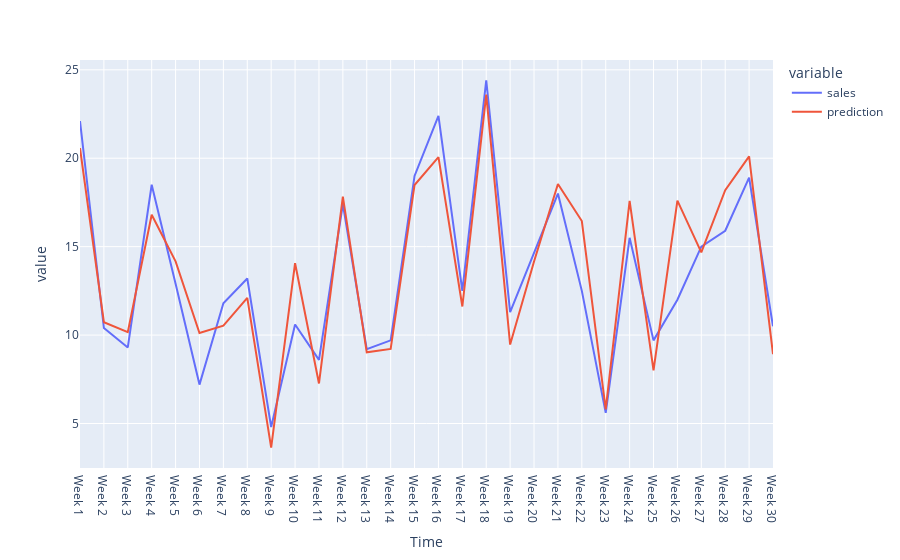

The cell this chart's notebook holds for it:
### Code cell
#Visulaizing actual vs predicted
df['prediction']= model.predict(X)

fig = px.line(df, x='Time', y=['sales', 'prediction'])
fig.show()

### Figure 1 — Plotly figure (JSON) as saved in the notebook; plotly's stock layout.template omitted (floating-point values rounded to 4 significant figures)
{"data": [{"hovertemplate": "variable=sales<br>Time=%{x}<br>value=%{y}<extra></extra>", "legendgroup": "sales", "line": {"color": "#636efa", "dash": "solid"}, "marker": {"symbol": "circle"}, "mode": "lines", "name": "sales", "orientation": "v", "showlegend": true, "type": "scatter", "x": ["Week 1", "Week 2", "Week 3", "Week 4", "Week 5", "Week 6", "Week 7", "Week 8", "Week 9", "Week 10", "Week 11", "Week 12", "Week 13", "Week 14", "Week 15", "Week 16", "Week 17", "Week 18", "Week 19", "Week 20", "Week 21", "Week 22", "Week 23", "Week 24", "Week 25", "Week 26", "Week 27", "Week 28", "Week 29", "Week 30"], "xaxis": "x", "y": [22.1, 10.4, 9.3, 18.5, 12.9, 7.2, 11.8, 13.2, 4.8, 10.6, 8.6, 17.4, 9.2, 9.7, 19, 22.4, 12.5, 24.4, 11.3, 14.6, 18, 12.5, 5.6, 15.5, 9.7, 12, 15, 15.9, 18.9, 10.5], "yaxis": "y"}, {"hovertemplate": "variable=prediction<br>Time=%{x}<br>value=%{y}<extra></extra>", "legendgroup": "prediction", "line": {"color": "#EF553B", "dash": "solid"}, "marker": {"symbol": "circle"}, "mode": "lines", "name": "prediction", "orientation": "v", "showlegend": true, "type": "scatter", "x": ["Week 1", "Week 2", "Week 3", "Week 4", "Week 5", "Week 6", "Week 7", "Week 8", "Week 9", "Week 10", "Week 11", "Week 12", "Week 13", "Week 14", "Week 15", "Week 16", "Week 17", "Week 18", "Week 19", "Week 20", "Week 21", "Week 22", "Week 23", "Week 24", "Week 25", "Week 26", "Week 27", "Week 28", "Week 29", "Week 30"], "xaxis": "x", "y": [20.57, 10.73, 10.16, 16.8, 14.17, 10.12, 10.53, 12.1, 3.638, 14.06, 7.264, 17.83, 9.025, 9.214, 18.49, 20.06, 11.62, 23.6, 9.465, 14.17, 18.54, 16.45, 5.795, 17.58, 7.999, 17.61, 14.67, 18.2, 20.11, 8.918], "yaxis": "y"}], "layout": {"legend": {"title": {"text": "variable"}, "tracegroupgap": 0}, "margin": {"t": 60}, "xaxis": {"anchor": "y", "domain": [0, 1], "title": {"text": "Time"}}, "yaxis": {"anchor": "x", "domain": [0, 1], "title": {"text": "value"}}}}
